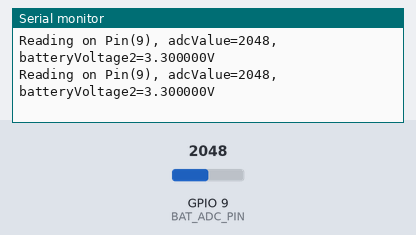
A sketch run on a simulated ESP32-S3. Shown: the last lines printed to the serial monitor. The inputs (shaded band) are chosen by the test bench; at power-on: GPIO 9 (BAT_ADC_PIN) = 2048.

Above: at 1.2 s.
1.3 s: GPIO 9 (BAT_ADC_PIN) set to 2866
At 1.71 s:
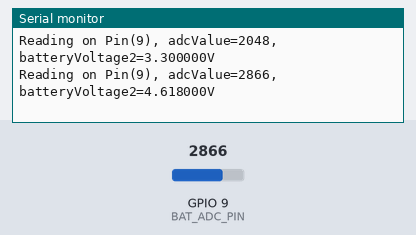
2.8 s: GPIO 9 (BAT_ADC_PIN) set to 3603
At 2.91 s:
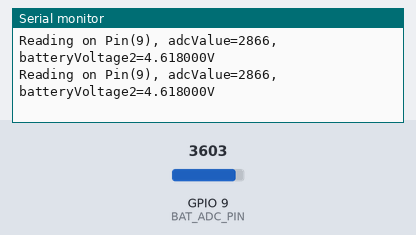
Timing chart, 0 to 5.8 s (numbered marks = the images above; inputs shaded):
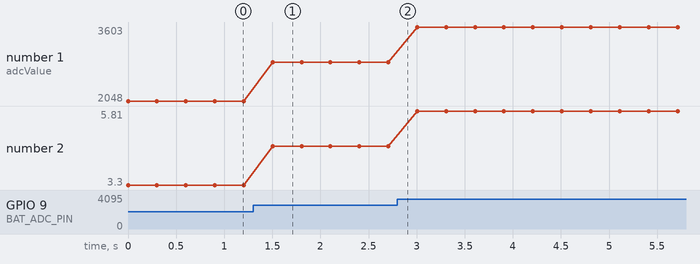

The sketch:

Sketch_05.1_Battery_Voltage.ino
```cpp
/*
* @ File:   Sketch_05.1_Battery_Voltage.ino
* @ Author: [Eason Shen]
* @ Date:   [2026-05-15]
*/

#define FNK0104AB_2P8_240x320_ILI9341
//#define FNK0104N_3P5_320x480_ST77922
//#define FNK0104S_4P0_320x480_ST7796

#ifdef FNK0104N_3P5_320x480_ST77922
 #define BAT_ADC_PIN  8
#else
 #define BAT_ADC_PIN  9
#endif

void setup(){
  Serial.begin(115200);
  pinMode(BAT_ADC_PIN, INPUT);
}

void loop() {
  int adcValue= analogRead(BAT_ADC_PIN);
  float batteryVoltage = analogReadMilliVolts(BAT_ADC_PIN) * 2.0 / 1000;
  Serial.printf("Reading on Pin(%d), adcValue=%d, batteryVoltage2=%fV\n", BAT_ADC_PIN, adcValue, batteryVoltage);
  delay(300);
}
```

Measured:
- after the input at 1.3 s, the serial monitor: prints a new line after 0.20 s (image 1)
- plotted number 1: 2048 → 2866 after the input at 1.3 s, 2866 → 3603 after the input at 2.8 s
- plotted number 2: 3.3 → 4.62 after the input at 1.3 s, 4.62 → 5.81 after the input at 2.8 s
